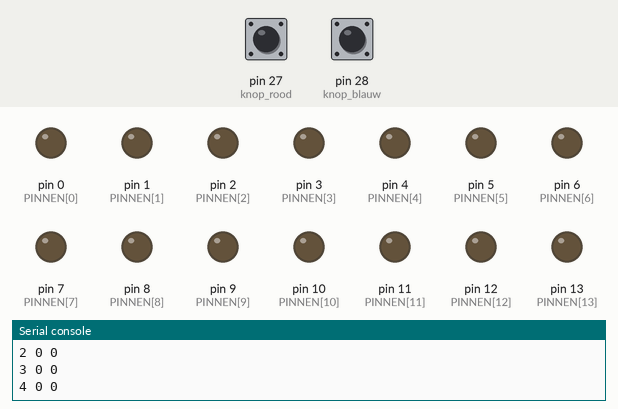
Simulated run of this program. Board: MicroPython board. Parts: output pins drawn as LEDs (lit = HIGH), the last lines printed to the serial console. Inputs (shaded band) come from the test bench; at power-on: pin 28 (knop_blauw) LOW, pin 27 (knop_rood) LOW.

Above: at 1.2 s.
1.3 s: pin 28 (knop_blauw) pulled HIGH for 1 s
At 1.5 s:
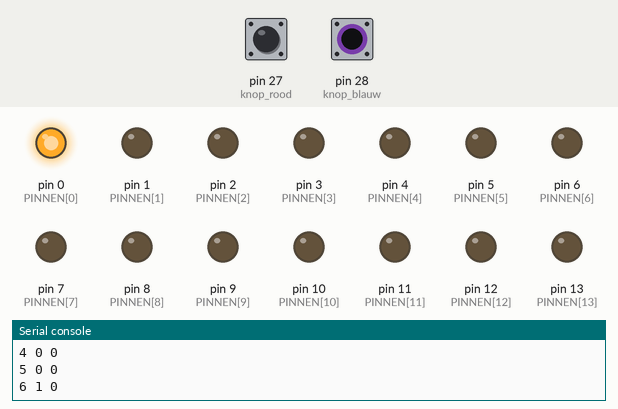
3.8 s: pin 28 (knop_blauw) pulled HIGH for 0.25 s
At 3.9 s:
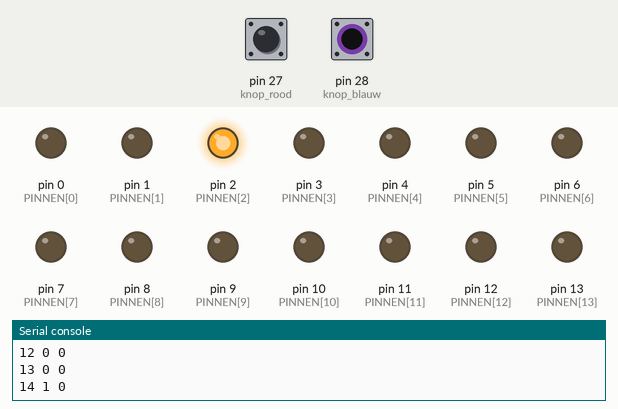
5.5 s: pin 28 (knop_blauw) pulled HIGH for 0.25 s
At 5.7 s:
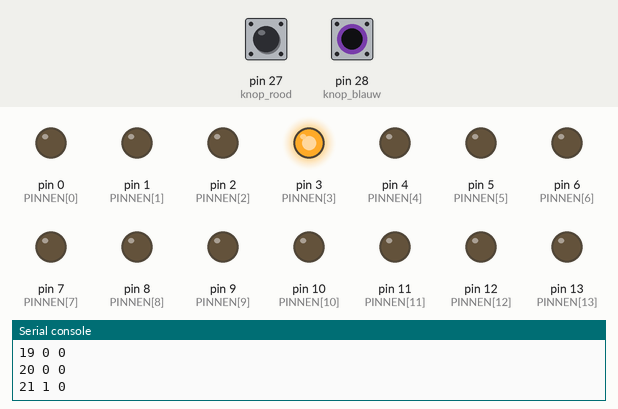
7.3 s: pin 28 (knop_blauw) pulled HIGH for 3.2 s
At 7.5 s:
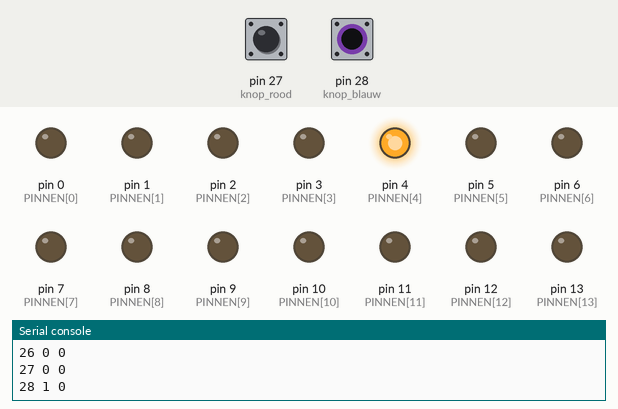
12.0 s: pin 28 (knop_blauw) pulled HIGH for 0.25 s
At 12.1 s:
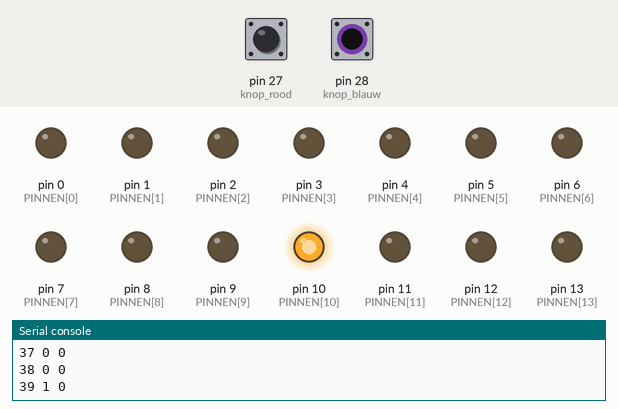
13.7 s: pin 28 (knop_blauw) pulled HIGH for 1 s
At 13.91 s:
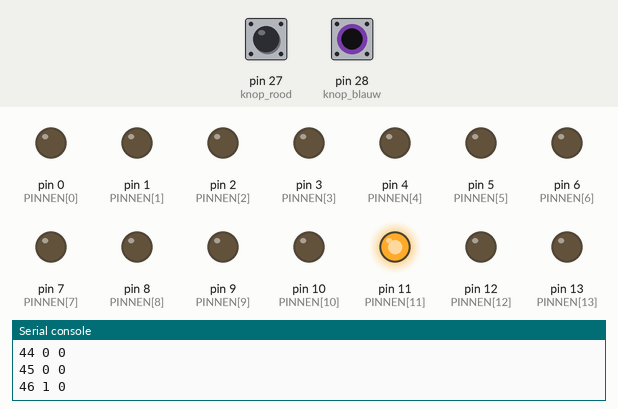
Timing chart, 0 to 16.7 s (numbered marks = the images above; inputs shaded):
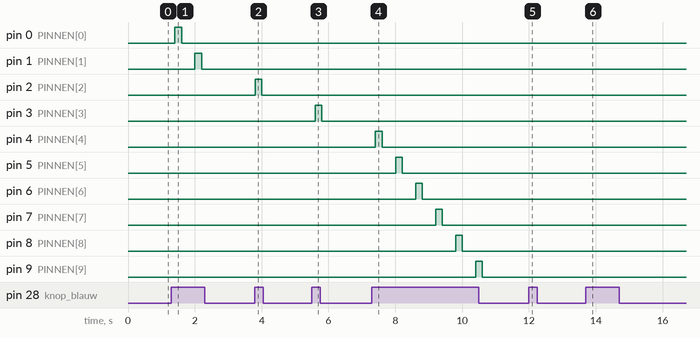

The program:

les4test03.py
```python
from machine import Pin
from time import sleep

knop_blauw = Pin(28, Pin.IN)
knop_rood = Pin(27, Pin.IN)
teller = 0
PINNEN = (0,1,2,3,4,5,6,7,8,9,10,11,12,13,14,15)
pin = []

led_index = 0

while True:
    sleep(0.2)
    waarde = knop_blauw.value()
    waarde_twee = knop_rood.value()
    print(teller, waarde, waarde_twee)
    teller += 1
    if waarde:
        if not pin:
            for id in PINNEN:
                pin.append(Pin(id, Pin.OUT) )

        pin[led_index].on()
        sleep(0.2)
        pin[led_index].off()
        sleep(0.2)

        led_index = (led_index + 1) % len(pin)
```

Measured:
- after the input at 1.3 s, pin 0 (PINNEN[0]): LOW → HIGH after 0.10 s, → LOW 0.20 s later; pin 1 (PINNEN[1]): LOW → HIGH after 0.70 s, → LOW 0.20 s later
- after the input at 3.8 s, pin 2 (PINNEN[2]): LOW → HIGH at once, → LOW 0.20 s later
- after the input at 5.5 s, pin 3 (PINNEN[3]): LOW → HIGH after 0.11 s, → LOW 0.20 s later
- after the input at 7.3 s, pin 4 (PINNEN[4]): LOW → HIGH after 0.11 s, → LOW 0.20 s later; pin 5 (PINNEN[5]): LOW → HIGH after 0.71 s, → LOW 0.20 s later; pin 6 (PINNEN[6]): LOW → HIGH after 1.3 s, → LOW 0.20 s later; pin 7 (PINNEN[7]): LOW → HIGH after 1.9 s, → LOW 0.20 s later; pin 8 (PINNEN[8]): LOW → HIGH after 2.5 s, → LOW 0.20 s later
- after the input at 12.0 s, pin 10 (PINNEN[10]): LOW → HIGH at once, → LOW 0.20 s later
- after the input at 13.7 s, pin 11 (PINNEN[11]): LOW → HIGH after 0.11 s, → LOW 0.20 s later; pin 12 (PINNEN[12]): LOW → HIGH after 0.71 s, → LOW 0.20 s later
